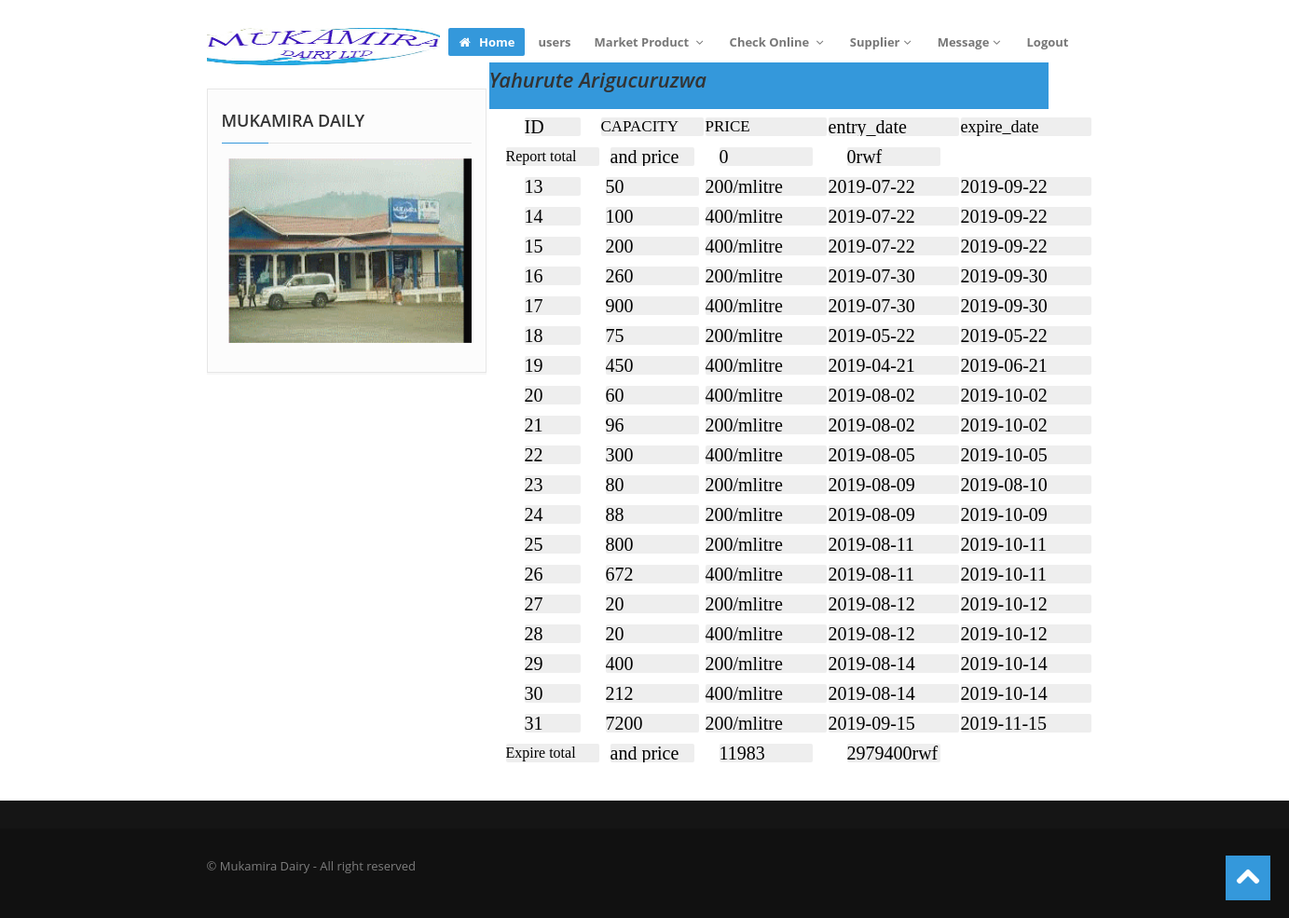
Page /admin/output_youghourt.php (signed in) on the committed database.
### tables this page shows
CREATE TABLE `output_youghurt` (
  `user_id` int(3) NOT NULL,
  `id` int(3) NOT NULL,
  `product_id` varchar(30) NOT NULL,
  `capacity` int(6) NOT NULL,
  `price` int(4) NOT NULL,
  `input_date` date NOT NULL,
  `expired_date` date NOT NULL,
  `package` varchar(10) NOT NULL,
  `status` varchar(10) NOT NULL
);

### admin/output_youghourt.php (the view, shortened to what this page needs)
<?php
if (!isset($_SESSION['Cashier'])) {
  header('location:../../index.php');
}
else
{
?>
<!DOCTYPE html>
<html lang="en">
<head>
  <link href="../assets/css/bootstrap.css" rel="stylesheet">
  <link href="../assets/css/bootstrap-responsive.css" rel="stylesheet">
  <link href="../assets/css/prettyPhoto.css" rel="stylesheet">
  <link href="../assets/js/google-code-prettify/prettify.css" rel="stylesheet">
  <link href="../assets/css/flexslider.css" rel="stylesheet">
  <link href="../assets/css/style.css" rel="stylesheet">
  <link href="../assets/color/default.css" rel="stylesheet">
</head>
<body>
  <div id="wrapper">
    <?php
    include("layouts/header.php");
    ?>
    <section id="maincontent">
      <div class="container">
        <div class="row">
          <div class="span4">
            <aside>
              <div class="widget">
                <h4 class="rheading">MUKAMIRA DAILY<span></span></h4>
              <img src="../images/homett.gif"style="height:200px;width:300px; margin-top: 0px;">
              </div>
            </aside>
          </div>
          <div class="span8">
             <div id="content" style="width: 750px; height: auto;" >
              <section id="subintro" style="margin-top: -28px; width: 600px; margin-left: -17px;">
               <div class="container" style="height: 50px;">
                 <div class="row">
                    <div class="span8">
                      <ul class="breadcrumb" style="margin-top: -6px;">
                       <li>
                       <h3>Yahurute Arigucuruzwa</h3></li>
                     </ul>
                    </div>
                  </div>
                </div>
              </section>
  <table border="0" style="margin-top:-30px; width:auto; ">
 <tr>
    <th><input  type="text" value="ID" required style="width: 60px; margin-left: 0px; border: 0px double #CCCCCC; padding:0px 0px;font-family:Bahnschrift Light; font-size: 20px; color: black;" readonly/></span></th>
     <th><input  type="text" value="CAPACITY" required style="width: 110px; margin-left: 0px; border: 0px double #CCCCCC; padding:0px 0px;font-family:Bahnschrift Light; font-size: 17px; color: black;" readonly/></span></th>
     <th><input  type="text" value="PRICE" required style="width: 130px; margin-left: 0px; border: 0px double #CCCCCC; padding:0px 0px;font-family:Bahnschrift Light; font-size: 17px; color: black;" readonly/></span></th>
     <th><input  type="text" value="entry_date" required style="width: 140px; margin-left: 0px; border: 0px double #CCCCCC; padding:0px 0px;font-family:Bahnschrift Light; font-size: 20px; color: black;" readonly/></span>
     </th>
     <th><input  type="text" value="expire_date" required style="width: 140px; margin-left: 0px; border: 0px double #CCCCCC; padding:0px 0px;font-family:Bahnschrift Light; font-size: 18px; color: black;" readonly/></span>
     </th>
    </tr>
<?Php
try{
class CHEESE{
  function __construct(){
  $total=0;
      $totalmoney=0;
 $d=date("Y-m-d");
   include("../code/connection.php");
  $con=new PDO("mysql:host=$host;dbname=$db;",$user,$pass);
  $a=$con->prepare("select * from output_youghurt where expired_date>='$d'");
  $a->execute();
  ?>
<tr>
    <th><input  type="text" name="product" value="Report total" required style="width: 100px; margin-left: 0px; border: 0px double #CCCCCC; padding:0px 0px;font-family:Bahnschrift Light; font-size: 16px; color: black;" readonly/></span></th>
    <th  colspan=''><input  type="text" name="quant" value="and price" required style="width: 90px; margin-left: 0px; border: 0px double #CCCCCC; padding:0px 0px;font-family:Bahnschrift Light; font-size: 20px; color: black;" readonly/></span></th>
     <th><input  type="text" name="price" value="<?php echo $total; ?>" required style="width: 100px; margin-left: 0px; border: 0px double #CCCCCC; padding:0px 0px;font-family:Bahnschrift Light; font-size: 20px; color: black;" readonly/></span></th>
     <th><input  type="text" name="price" value="<?php echo $totalmoney; ?>rwf" required style="width: 100px; margin-left: 0px; border: 0px double #CCCCCC; padding:0px 0px;font-family:Bahnschrift Light; font-size: 20px; color: black;" readonly/></span></th>
</tr>
<?php
  $total=0;
      $totalmoney=0;
$a=$con->prepare("select * from output_youghurt where expired_date<'$d'");
  $a->execute();
  while($row=$a->fetch(PDO::FETCH_ASSOC)){
  ?>
    <tr>
    <th><input  type="number" name="id" value="<?php echo $row['id']; ?>" required style="width: 60px; margin-left: 0px; border: 0px double #CCCCCC; padding:0px 0px;font-family:Bahnschrift Light; font-size: 20px; color: black;" readonly/></span></th>
    <th><input  type="text" name="quant" value="<?php echo $row['capacity']; ?>" required style="width: 100px; margin-left: 0px; border: 0px double #CCCCCC; padding:0px 0px;font-family:Bahnschrift Light; font-size: 20px; color: black;" readonly/></span></th>
     <th><input  type="text" name="price" value="<?php echo $price=$row['price']; ?>/mlitre" required style="width: 130px; margin-left: 0px; border: 0px double #CCCCCC; padding:0px 0px;font-family:Bahnschrift Light; font-size: 20px; color: black;" readonly/></span></th>
       <?php $total=$total+$row['capacity'];
          $price=$price*$row['capacity'];
          $totalmoney=$totalmoney+$price;
     ?>
    <th><input  type="text" name="" value="<?php echo $row['input_date']; ?>" required style="width: 140px; margin-left: 0px; border: 0px double #CCCCCC; padding:0px 0px;font-family:Bahnschrift Light; font-size: 20px; color: black;" readonly/></span></th>
    <th><input  type="text" name="" value="<?php echo $row['expired_date']; ?>" required style="width: 140px; margin-left: 0px; border: 0px double #CCCCCC; padding:0px 0px;font-family:Bahnschrift Light; font-size: 20px; color: black;" readonly/></span></th>
</tr>
<?php
}?>
<tr>
    <th><input  type="text" name="product" value="Expire total" required style="width: 100px; margin-left: 0px; border: 0px double #CCCCCC; padding:0px 0px;font-family:Bahnschrift Light; font-size: 16px; color: black;" readonly/></span></th>
    <th  colspan=''><input  type="text" name="quant" value="and price" required style="width: 90px; margin-left: 0px; border: 0px double #CCCCCC; padding:0px 0px;font-family:Bahnschrift Light; font-size: 20px; color: black;" readonly/></span></th>
     <th><input  type="text" name="price" value="<?php echo $total; ?>" required style="width: 100px; margin-left: 0px; border: 0px double #CCCCCC; padding:0px 0px;font-family:Bahnschrift Light; font-size: 20px; color: black;" readonly/></span></th>
     <th><input  type="text" name="price" value="<?php echo $totalmoney; ?>rwf" required style="width: 100px; margin-left: 0px; border: 0px double #CCCCCC; padding:0px 0px;font-family:Bahnschrift Light; font-size: 20px; color: black;" readonly/></span></th>
</tr>
<?php
  }
}
$obj=new CHEESE();
}catch(PDOException $e){echo"connection problem";}
?>
</table>
</div>
          </div>
        </div>
      </div>
    </section>
    <?php
      include("layouts/footer.php");
    ?>
  </div>
  <a href="#" class="scrollup"><i class="icon-chevron-up icon-square icon-48 active"></i></a>
</body>
</html>
<?php }?>

### assets/css/style.css (style rules this page uses)
.row { margin-bottom:30px; }
#maincontent { z-index:1000; margin-top:0px; }
section#subintro { width: 100%; color: #fff; height:auto; margin: 0 auto; padding: 0; margin-bottom:30px; }
.rheading { margin-bottom: 24px; }
.rheading { position: relative; border-bottom: #e9e9e9 1px solid; padding-bottom: 9px; }
.rheading span { position: absolute; width: 50px; height: 1px; bottom: -1px; left: 0; }
.scrollup { position:fixed; width:48px; height:48px; bottom:20px; right:20px; }
a.scrollup { outline:0; }
aside { background:#fcfcfc; padding:20px 15px 0 15px; margin: 0 0 30px 0; border: 1px solid #e6e6e6; -webkit-box-shadow: 0 2px 0 rgba(0,0,0,0.03); -moz-box-shadow: 0 2px 0 rgba(0,0,0,0.03); box-shadow: 0 2px 0 rgba(0,0,0,0.03); -webkit-box-sizing: border-box; -moz-box-sizing: border-box; box-sizing: border-box; }
aside .widget { margin-bottom:30px; }
aside .widget h4 { border-bottom:1px solid #e5e5e5; padding-bottom:10px; margin-bottom:15px; }
[class^="icon-"], [class*=" icon-"] { float:none; }
.icon-square, .icon-rounded, .icon-plain, .icon-circled { margin: 10px 10px 10px 0; display: inline-block !important; text-align: center !important; color: #fff; width: 18px; height: 18px; padding:3px; font-size: 12px; line-height: 18px; text-shadow:none; cursor: pointer; }
.icon-square { background-color: #444; }
[class^="icon-"], [class*=" icon-"] { margin-top: 1px; margin-right: .3em; }
.icon-48 { width: 32px; height: 32px; padding:8px; font-size: 28px; line-height: 30px; }
#subintro .breadcrumb { margin:30px 0 0; background:none; }
#subintro ul.breadcrumb li { margin-bottom:0; padding-bottom:0; color:#fff; font-style:italic; }
.breadcrumb > li { display: inline-block; *display: inline; line-height:1.6em; *zoom: 1; }

### assets/color/default.css (style rules this page uses)
a { color: #3498db; }
.rheading span { background: #3498db; }
[class^="icon-"].active, [class*=" icon-"].active { background-color: #3498db; }
section#subintro { background: #3498db; }

### assets/css/overwrite.css (style rules this page uses)
img { max-width: 100%; width: auto\9; height: auto; vertical-align: middle; border: 0; -ms-interpolation-mode: bicubic; }
body { margin: 0; font-family:'Open Sans', Arial, sans-serif; font-size: 13px; line-height: 1.6em; color: #666; background-color: #ffffff; }
a { color: #0088cc; text-decoration: none; }
h1, h2, h3, h4, h5, h6 { color:#333; font-family: 'Open Sans', sans-serif; font-weight:600; line-height:1.5em; margin-top:0; margin-bottom:15px; }
h3 { font-size: 22px; }
h4 { font-size: 18px; }
select, textarea, input[type="text"], input[type="password"], input[type="datetime"], input[type="datetime-local"], input[type="date"], input[type="month"], input[type="time"], input[type="week"], input[type="number"], input[type="email"], input[type="url"], input[type="search"], input[type="tel"], input[type="color"], .uneditable-input { -webkit-border-radius: 2px; -moz-border-radius: 2px; border-radius: 2px; }
textarea, input[type="text"], input[type="password"], input[type="datetime"], input[type="datetime-local"], input[type="date"], input[type="month"], input[type="time"], input[type="week"], input[type="number"], input[type="email"], input[type="url"], input[type="search"], input[type="tel"], input[type="color"], .uneditable-input { -webkit-box-shadow: none; -moz-box-shadow: none; box-shadow: none; }
input[disabled], select[disabled], textarea[disabled], input[readonly], select[readonly], textarea[readonly] { cursor: not-allowed; background-color: #eeeeee; }
.breadcrumb { padding: 8px 0; background-color: #fff; -webkit-border-radius: 0; -moz-border-radius: 0; border-radius: 0; }
.breadcrumb > li { text-shadow: none; }

### rows in the picture
output_youghurt: id "13", quant "50", price "200/mlitre", input_date "2019-07-22", expired_date "2019-09-22"
output_youghurt: id "14", quant "100", price "400/mlitre", input_date "2019-07-22", expired_date "2019-09-22"
output_youghurt: id "15", quant "200", price "400/mlitre", input_date "2019-07-22", expired_date "2019-09-22"
output_youghurt: id "16", quant "260", price "200/mlitre", input_date "2019-07-30", expired_date "2019-09-30"
output_youghurt: id "17", quant "900", price "400/mlitre", input_date "2019-07-30", expired_date "2019-09-30"
output_youghurt: id "18", quant "75", price "200/mlitre", input_date "2019-05-22", expired_date "2019-05-22"
output_youghurt: id "19", quant "450", price "400/mlitre", input_date "2019-04-21", expired_date "2019-06-21"
output_youghurt: id "20", quant "60", price "400/mlitre", input_date "2019-08-02", expired_date "2019-10-02"
output_youghurt: id "21", quant "96", price "200/mlitre", input_date "2019-08-02", expired_date "2019-10-02"
output_youghurt: id "22", quant "300", price "400/mlitre", input_date "2019-08-05", expired_date "2019-10-05"
output_youghurt: id "23", quant "80", price "200/mlitre", input_date "2019-08-09", expired_date "2019-08-10"
output_youghurt: id "24", quant "88", price "200/mlitre", input_date "2019-08-09", expired_date "2019-10-09"
output_youghurt: id "25", quant "800", price "200/mlitre", input_date "2019-08-11", expired_date "2019-10-11"
output_youghurt: id "26", quant "672", price "400/mlitre", input_date "2019-08-11", expired_date "2019-10-11"
output_youghurt: id "27", quant "20", price "200/mlitre", input_date "2019-08-12", expired_date "2019-10-12"
output_youghurt: id "28", quant "20", price "400/mlitre", input_date "2019-08-12", expired_date "2019-10-12"
output_youghurt: id "29", quant "400", price "200/mlitre", input_date "2019-08-14", expired_date "2019-10-14"
output_youghurt: id "30", quant "212", price "400/mlitre", input_date "2019-08-14", expired_date "2019-10-14"
output_youghurt: id "31", quant "7200", price "200/mlitre", input_date "2019-09-15", expired_date "2019-11-15"
